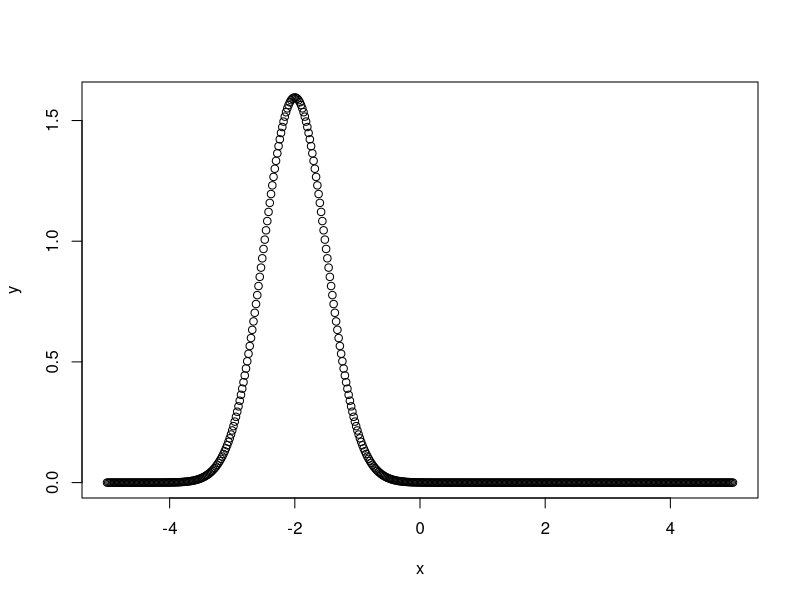

Here is the R script that generated this plot:
calculaF <- function (x, m, s)
{
  y <- (1/(s*sqrt(2*pi)))*exp(-(1/2)*(((x - m)^2)/s))
  return(y)
}

calculaY <- function (inicial, final, intervalo, m, s)
{
  cont <- 0
  soma <- 0
  media <- NULL
  
  if ((inicial != final) & (intervalo != 0))
  {
    x <- seq(inicial, final, intervalo)
    y <- rep(0, length(x))
    
    cont <- 0
    for (valorX in x)
    {
      cont <- cont + 1
      y[cont] <- calculaF(valorX, m, s)
      soma <- soma + y[cont]
    }

    media <- soma / length(y)
    
    plot(x, y)
  }

  return(media)
}

#variáveis
valor.inicial <- 0
valor.final <- 0
valor.intervalo <- 0
valor.m <- 0
valor.s <- 0
valor.media <- 0

#inicio

valor.inicial <- -5
valor.final <- 5
valor.intervalo <- 0.02
valor.m <- -2
valor.s <- 0.25

valor.media <- calculaY(valor.inicial, valor.final, valor.intervalo, valor.m, valor.s)
print(valor.media)

#fim